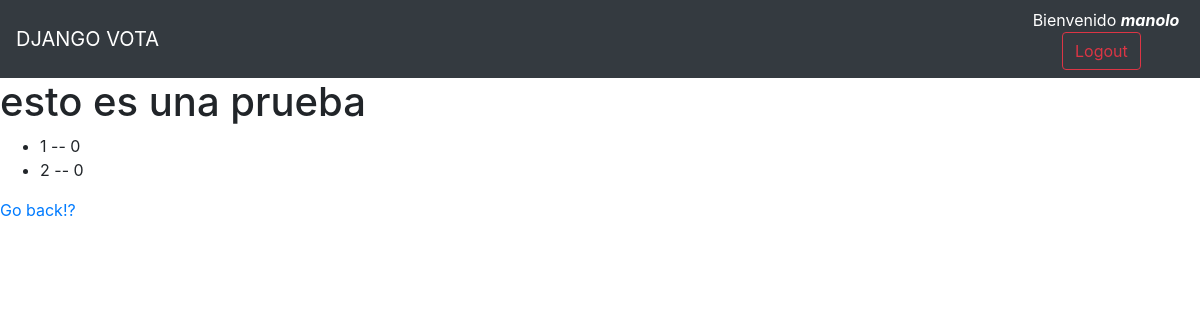
/Vota/2/results/ (signed in), run on an earlier commit of the app's database.
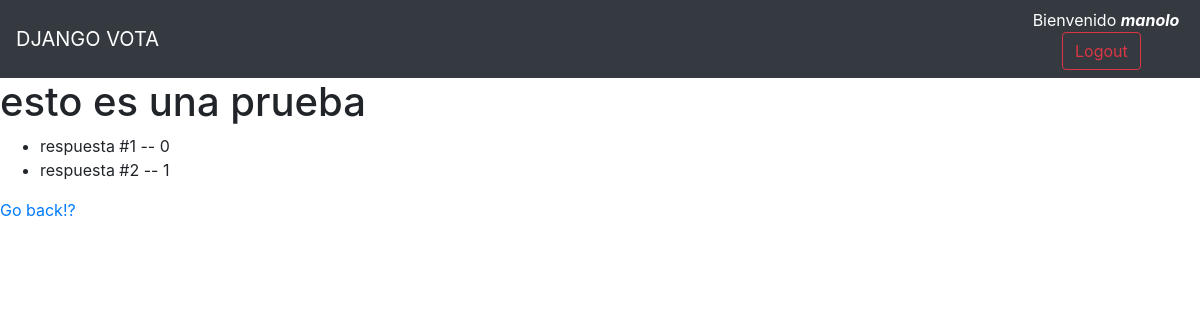
And on a later commit of the database.
### Vota/models.py (models this page shows, shortened)
class Opcion(models.Model):
	consulta = models.ForeignKey(Consulta,on_delete=models.CASCADE)
	opcion = models.CharField(max_length=200)
	def votar(self):
		qs = Opcion.objects.filter(votacion__opcion = self.id)
		return len(qs)

### Vota/views.py (the view)
# urls.py: path('<int:pk>/results/', views.ResultsView.as_view(), name='results'),
class ResultsView(generic.DetailView):
    model = Consulta
    template_name = 'Vota/results.html'

### Vota/templates/Vota/results.html (shortened to what this page needs)
{% extends "Vota/principal.html" %}
{% block menu %}
	<div class="collapse navbar-collapse" id="navbarNav">
      	{% if user.is_authenticated %}
	    <ul class="navbar-nav">
	      <li class="nav-item active">
        	<span>Bienvenido <b><i>{{ request.user }}</i></b></span>
        	<form class="form-inline my-2 my-lg-0" method="POST" action="{% url 'Vota:logoutUser' %}">
			 	<input  class="form-control mr-sm-2 btn btn-outline-danger" type="submit" value="Logout"/>
		 	</form>
	      </li>
	    </ul>
	    {% endif %}
	</div>
{% endblock %}
{% block content %}
<h1>{{ consulta.consulta }}</h1>
<ul>
{% for choice in consulta.opcion_set.all %}
    <li>{{ choice.opcion }} -- {{ choice.votar }}</li>
{% endfor %}
</ul>
<a href="{% url 'Vota:index' %}">Go back!?</a>
{% endblock %}

What changed in the data, as far as the page shows it:
changed Opcion: opcion "1" → "respuesta #1"
changed Opcion: opcion "2" → "respuesta #2"; votar "0" → "1"
